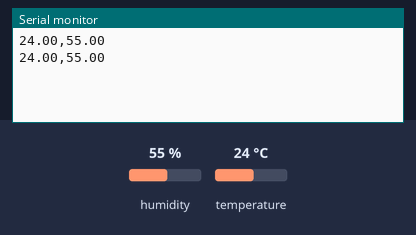
Simulated run of this sketch. Board: Arduino Uno, built with avr-gcc and run on an emulated ATmega328P. Parts: the last lines printed to the serial monitor. The inputs (shaded band) are chosen by the test bench; at power-on: humidity 55 %, temperature 24 °C.

Above: at 1.7 s.
1.8 s: humidity set to 22 %
At 3.0 s:
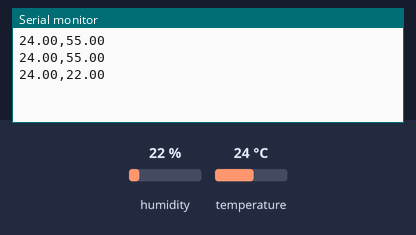
4.5 s: temperature set to 12 °C
At 6.2 s:
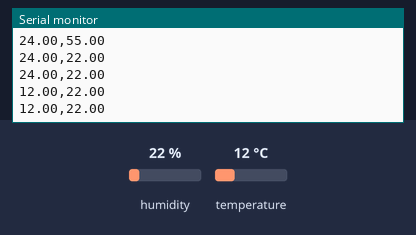
7.2 s: humidity set to 40 %
At 8.4 s:
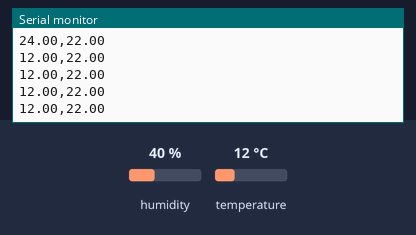
Timing chart, 0 to 10.2 s (numbered marks = the images above; inputs shaded):
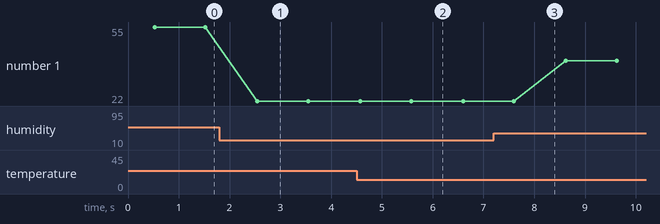

Measured:
- after the input at 1.8 s, the serial monitor: prints a new line after 0.75 s (image 1)
- after the input at 4.5 s, the serial monitor: prints a new line after 0.07 s (image 2)
- plotted number 1: 55 → 22 after the input at 1.8 s, 22 → 40 after the input at 7.2 s

The sketch:

sensor_dht.ino
```cpp
#include "DHT.h"
#define DHTpin A0
#define DHTtype DHT11

DHT my_sensor(DHTpin, DHTtype);
float tempF;
float tempC;
float humidity;

void setup() {
  Serial.begin(9600);
  my_sensor.begin();
  delay(500);
}

void loop() {
  tempC = my_sensor.readTemperature();
  tempF = my_sensor.readTemperature(true);
  humidity = my_sensor.readHumidity();
  Serial.print(tempC);
  Serial.print(",");
  Serial.println(humidity);
  delay(1000);
}
```
